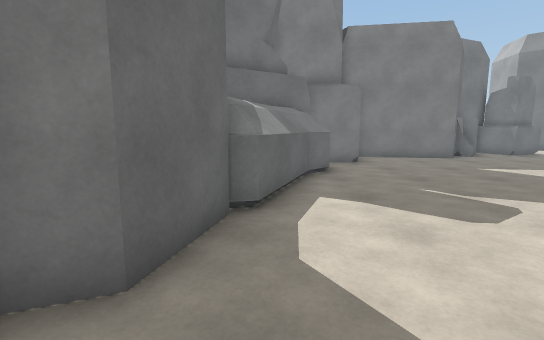
[1] (above)

20 first-person views from a walk through a scene from a Unity 3-D project. The camera is 1.3 m above the floor, tilts 8° down and sees 85° across. The floor is counted in squares, 1 m on a side. Each view is taken from the middle of a square. On the plan, view 1 faces up. The plan holds only what a view shows up to about 14 squares ahead; the rest is blank. The place goes on beyond the plan. The player is left out.

[2]
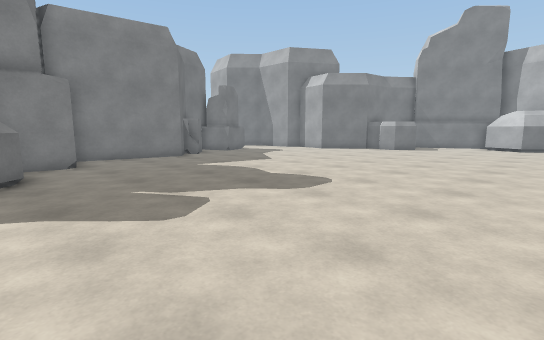

[3]
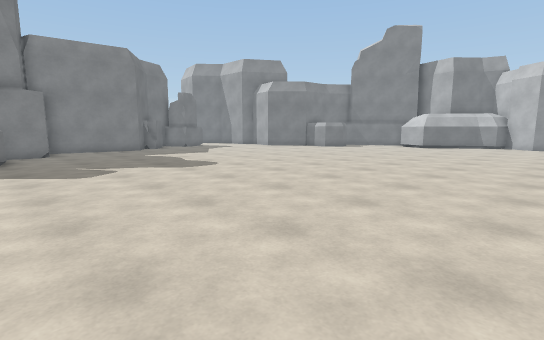

[4]
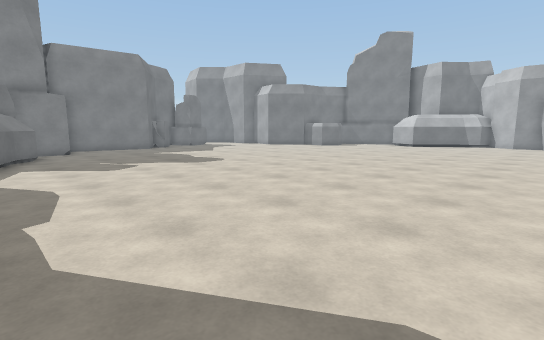

[5]
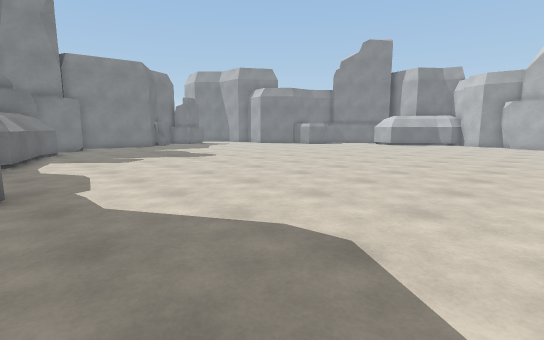

[6]
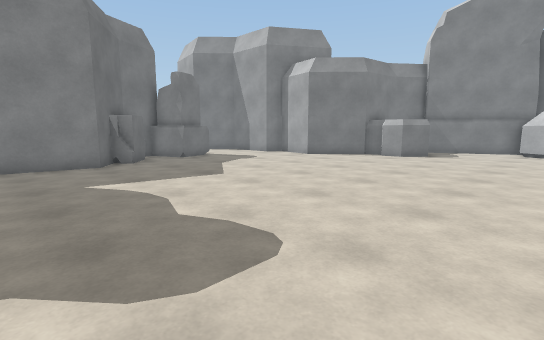

[7]
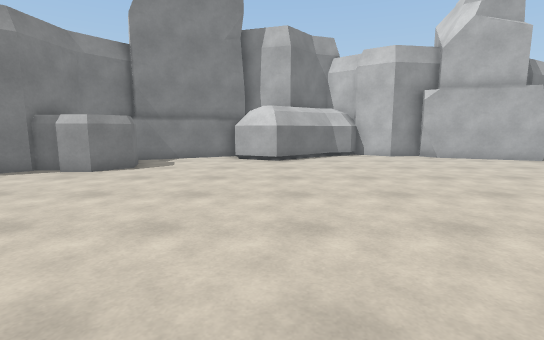

[8]
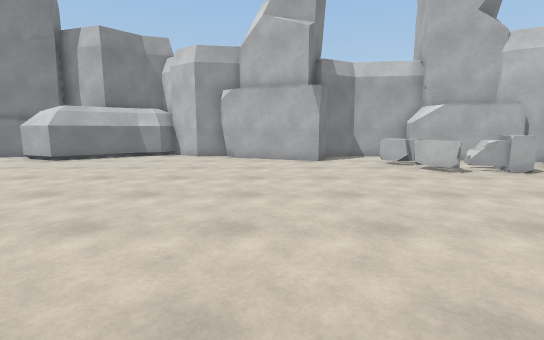

[9]
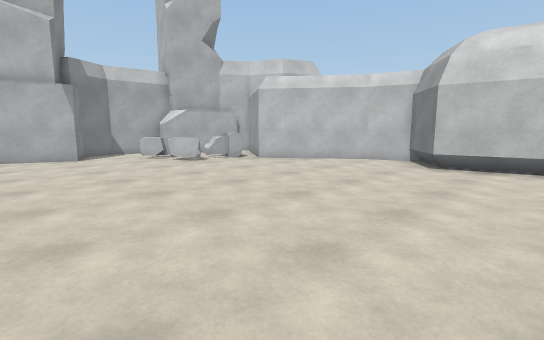

[10]
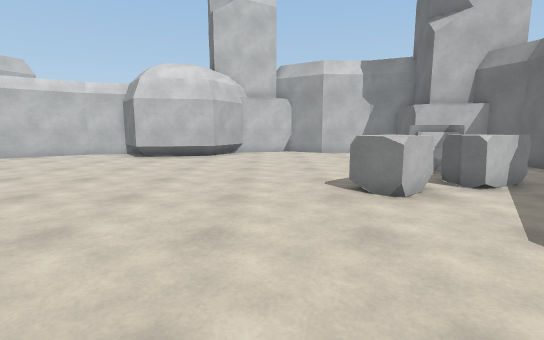

[11]
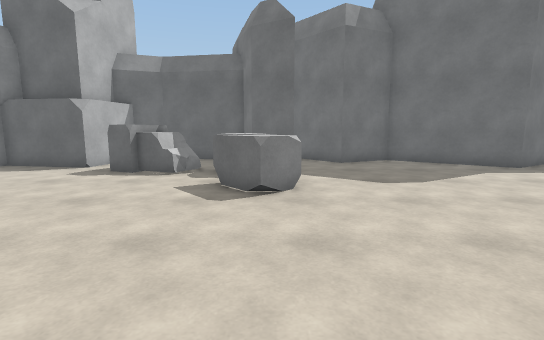

[12]
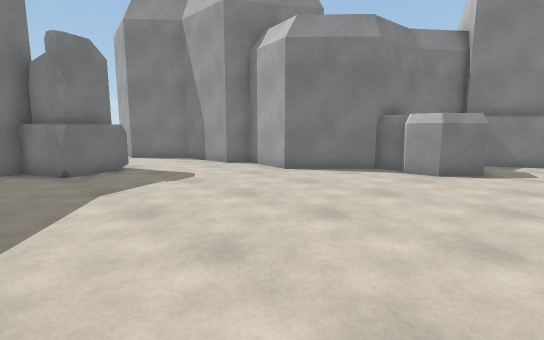

[13]
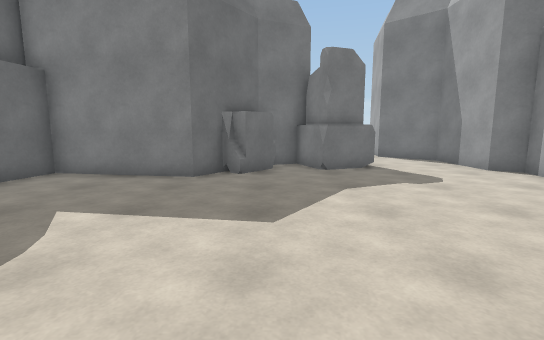

[14]
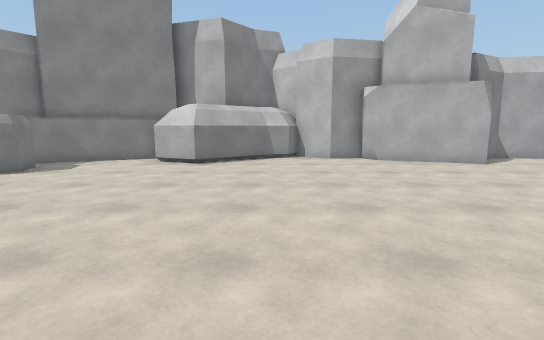

[15]
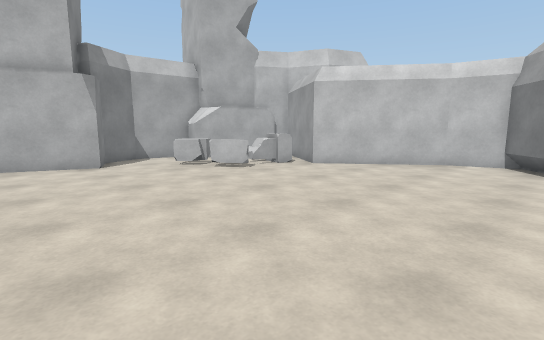

[16]
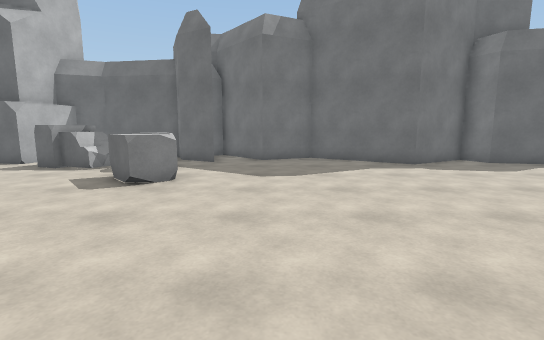

[17]
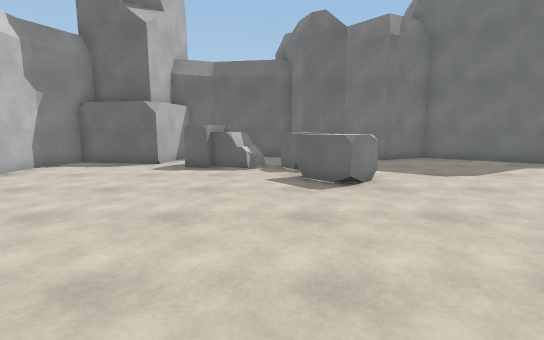

[18]
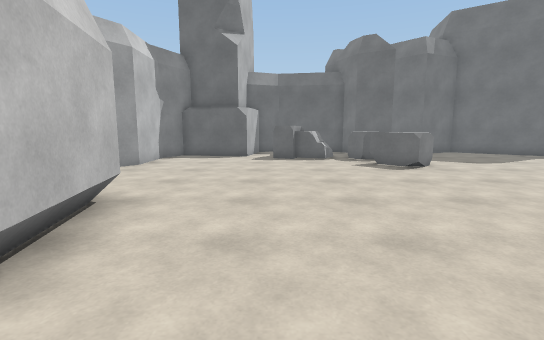

[19]
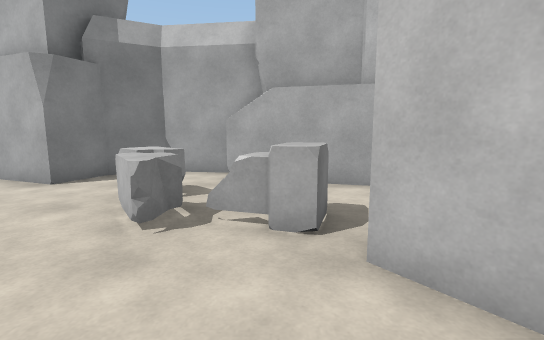

[20]
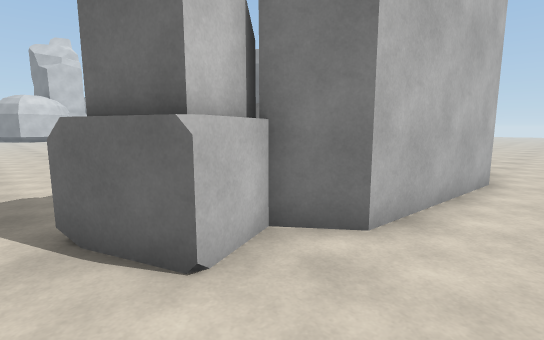

### Floor plan
Key: @ floor where view 1 was taken; # wall or solid block; . floor; ^ raised ledge; R rock; O other object.
Columns run from 4 left of view 1 to 25 right of it. Each row starts with its distance up from view 1.
 19        .......... .##
 18 ..........##...... .##
 17 ......     #####.O...#
 16               ###O...#
 15               OO##...#
 14        ###  #OO.O....##
 13        #.####........#
 12       ##.............#
 11       ##.............##
 10       ^...............##
  9      #^................#
  8      ^.................#  #
  7     ##.................#####
  6     #......................#
  5    #^......................##
  4    #........................#
  3   ##......................RR
  2   #.......................RR
  1   #.......................RRR
  0   ##@......................RRR
 -1   ##........................RR
 -2   #.........................RR
 -3  ##.........................##
 -4  #..........................#
 -5  #.........................##
 -6  #.........................#
 -7  #.........................#
 -8  ##....O..................##
 -9  ##.O.OO..................###
-10  ##OOOOO....................#
-11  #..O....................O..#
-12  # OO..................OOO..#
-13  # OO..................O...##
-14  #  O..................OO.##
-15  ###..................#O..#
-16    #..........##....####..#
-17    #........R####..##     #

Positions as (right, up) in squares from view 1, and headings:
1: (0, 0), facing up
2: (1, 0), facing up-right
3: (1, -5), facing up-right
4: (0, -6), facing up-right
5: (-1, -8), facing up-right
6: (5, 2), facing up-right
7: (10, 2), facing right
8: (10, -7), facing right
9: (8, -6), facing down-right
10: (5, -3), facing down
11: (9, -9), facing left
12: (10, 5), facing up-right
13: (10, 5), facing up
14: (11, -1), facing right
15: (11, -6), facing down-right
16: (10, -6), facing left
17: (10, -11), facing left
18: (13, -14), facing left
19: (15, -14), facing right
20: (14, 19), facing down-left
